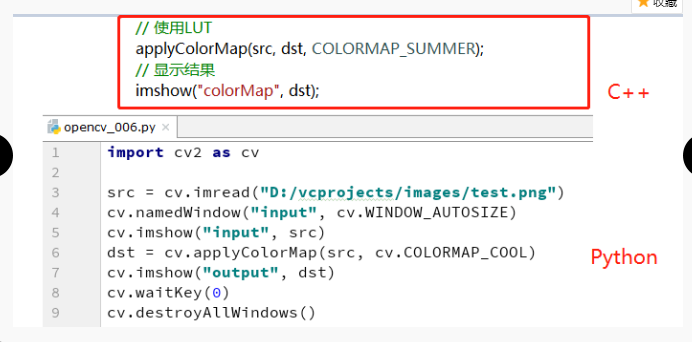
//> input picture opencv研习社/code_006(LUT)查找表/0063.png, 692 x 342 px, given in place of daopian.png, which was not available
$ ./code_006   (built with g++ and OpenCV 4)
//> lines starting //> are read from the running program, lines starting //| are printed output that depends on the picture; after the words box and inside, x2 and y2 are one past the last pixel; in counts of white or black regions, pixels touching at a corner belong together; pictures that were not available may be replaced by others from this repository, and a replacement may not be noted
//查找表参考解释：https://blog.csdn.net/jameshater/article/details/50759650
//按我的理解就是：通过查找表，简单理解为映射函数，就是一种对应关系，对着这个表来变。 比如原图中灰度为0-100的都会变为新图中灰度0， 100-200变成1，200以上变成2.  这样新图只有三个灰度级，
//也可以这么说，查找表是简单的查询操作替换运行时计算的数组，在图像处理中，查找表经常称为LUT，它们将索引号与输出值建立联系。颜色表作为一种普通的 LUT 是用来确定特定图像所要显示的颜色和强度。
#include <opencv2/opencv.hpp>
#include <iostream>

using namespace cv;
using namespace std;
void customColorMap(Mat &image);
int main(int argc, const char *argv[])
{
	Mat src = imread("C:\\Users\\admin\\Documents\\Visual Studio 2015\\Projects\\Testphoto\\daopian.png");
//> src is the input picture: 342 rows x 692 cols, CV_8UC3; mean B, G, R 240.8, 241.1, 243.3
	if (src.empty())
	{
		printf("could not load image...\n");
		return -1;
	}
	Mat gray, dst;
	// 使用LUT
	applyColorMap(src, dst, COLORMAP_SUMMER);
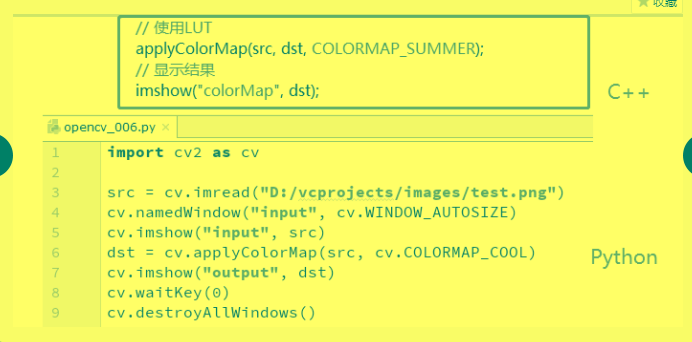
//> dst: 342 rows x 692 cols, CV_8UC3; mean B, G, R 102, 248.4, 241.7
	// 显示结果
	imshow("colorMap", dst);

	cvtColor(src, gray, COLOR_BGR2GRAY);
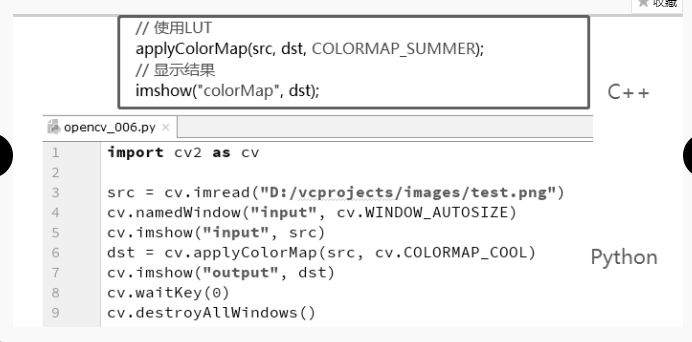
//> gray: 342 rows x 692 cols, CV_8UC1; min 0, max 255, mean 241.7
	imshow("gray", gray);
	customColorMap(gray);

	waitKey(0);
	return 0;
}

void customColorMap(Mat &image) {
	int lut[256];
	for (int i = 0; i < 256; i++) {
		if (i < 127)
			lut[i] = 0;
		else
			lut[i] = 255;
	}

	int h = image.rows;
//> h = 342
	int w = image.cols;
//> w = 692
	for (int row = 0; row < h; row++) {
		for (int col = 0; col < w; col++) {
			int pv = image.at<uchar>(row, col);
			image.at<uchar>(row, col) = lut[pv];
		}
	}
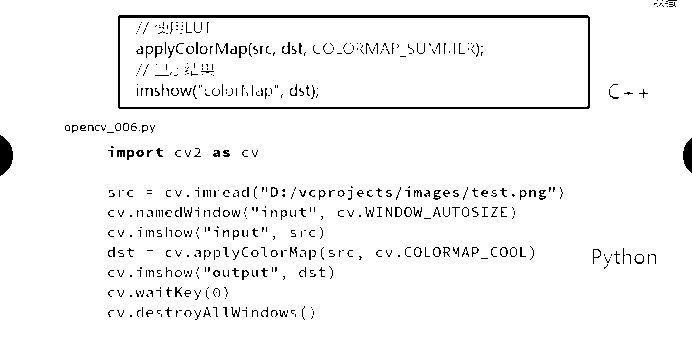
//> image: 342 rows x 692 cols, CV_8UC1; 96% white; black in thin lines or dots
	imshow("lut demo", image);
}

$ run again, on opencv研习社/code_006(LUT)查找表/0064.png
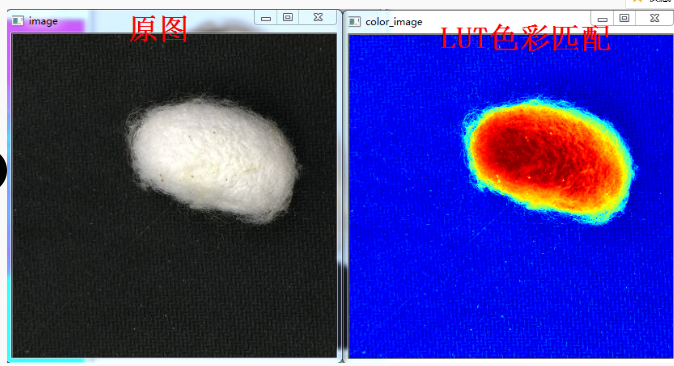
//> input picture opencv研习社/code_006(LUT)查找表/0064.png, 674 x 366 px, given in place of daopian.png, which was not available
//> src is the input picture: 366 rows x 674 cols, CV_8UC3; mean B, G, R 141.5, 63.5, 67.5
//> `applyColorMap(src, dst, COLORMAP_SUMMER);`:
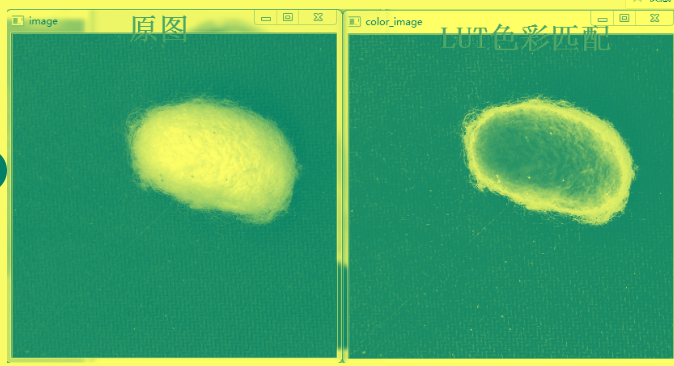
//> dst: 366 rows x 674 cols, CV_8UC3; mean B, G, R 102, 164.3, 73.5
//> after the loop in customColorMap, `for (int row = 0; row < h; row++)`:
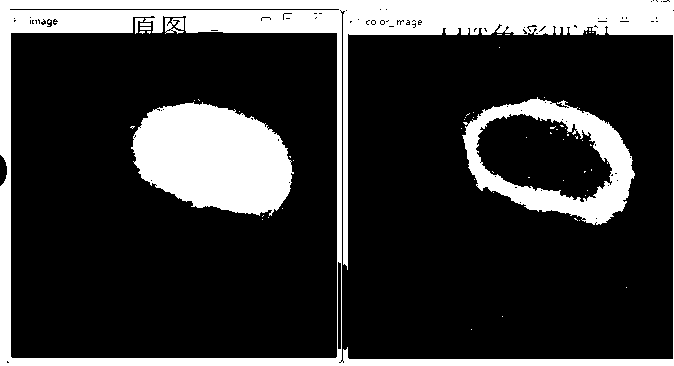
//> image: 366 rows x 674 cols, CV_8UC1; 22% white; 59 white regions (52 under 20 px), largest, box (x1, y1, x2, y2) and area: (0, 0, 674, 366) 32590, (131, 102, 294, 216) 13525, (462, 97, 635, 225) 7570

$ run again, on opencv研习社/code_006(LUT)查找表/0065.png
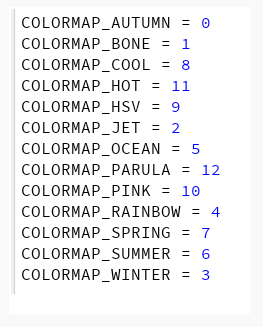
//> input picture opencv研习社/code_006(LUT)查找表/0065.png, 263 x 327 px, given in place of daopian.png, which was not available
//> src is the input picture: 327 rows x 263 cols, CV_8UC3; mean B, G, R 238.4, 237.3, 237.3
//> `applyColorMap(src, dst, COLORMAP_SUMMER);`:
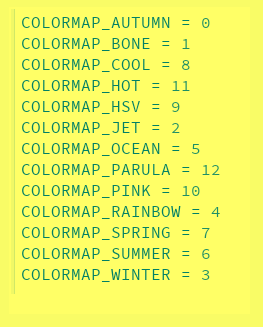
//> dst: 327 rows x 263 cols, CV_8UC3; mean B, G, R 102, 246.2, 237.5
//> after the loop in customColorMap, `for (int row = 0; row < h; row++)`:
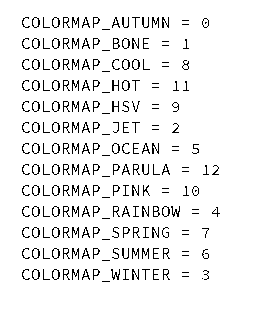
//> image: 327 rows x 263 cols, CV_8UC1; 93.6% white; black in thin lines or dots, all inside (x1, y1, x2, y2) = (22, 17, 220, 282)
